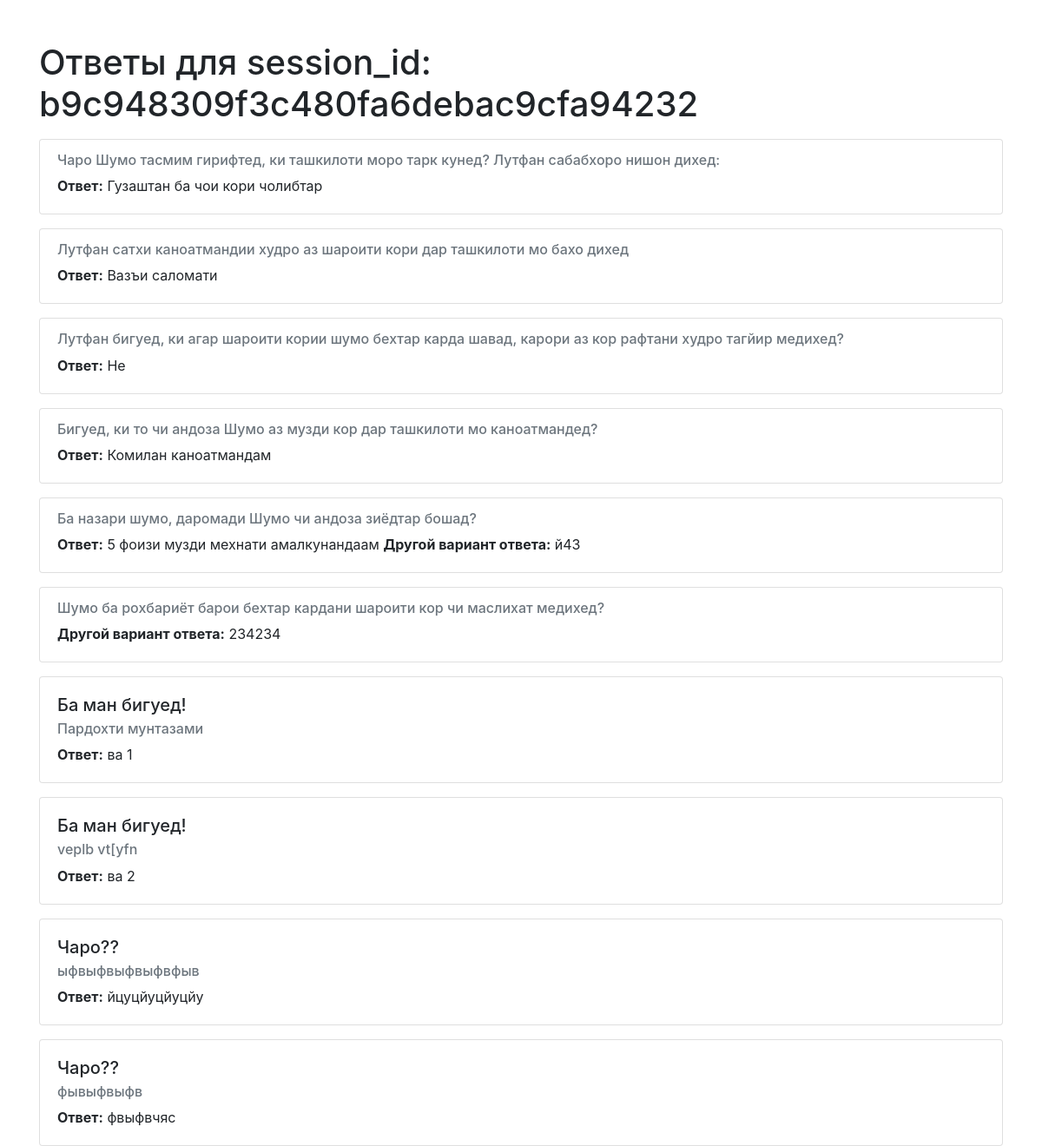
Screenshot of /responses/b9c948309f3c480fa6debac9cfa94232/ with the database file from the repository.
### pursishnoma/models.py (models this page shows, shortened)
class Response(models.Model):
    session_id = models.CharField(max_length=100)  # Идентификатор сессии
    question = models.ForeignKey(Question, on_delete=models.CASCADE)
    question_main = models.ForeignKey(MainQuestion, on_delete = models.CASCADE, blank = True, null = True)
    choice = models.ForeignKey(Choice, on_delete=models.CASCADE, null=True, blank=True)
    text_response = models.CharField(max_length=200, null=True, blank=True)
    cr_date = models.DateTimeField(auto_now=True)
    ip_address = models.CharField(max_length=15)

class Question(models.Model):
    question_text = models.CharField(max_length=200)
    requires_text_response = models.BooleanField(default=False,verbose_name="Добавить текст ввод к вопросу")
    only_text = models.BooleanField(default=False,verbose_name="Только текст")
    question_main = models.ForeignKey(MainQuestion, on_delete= models.CASCADE, null = True, blank = True)
    def __str__(self):
        return f"{self.question_text}"

class Choice(models.Model):
    question = models.ForeignKey(Question, on_delete=models.CASCADE)
    choice_text = models.CharField(max_length=200)
    def __str__(self):
        return f"{self.choice_text}"

class MainQuestion(models.Model):
    question_main = models.CharField(max_length=200, null = True, blank = True)
    def __str__(self):
        return f"{self.question_main}"

### pursishnoma/views.py (the view)
# urls.py: path('responses/<str:session_id>/', views.response_detail, name='response-detail'),
def response_detail(request, session_id):
    responses = Response.objects.filter(session_id=session_id)
    session_id = session_id
    context = {'responses': responses,'session_id': session_id}
    return render(request, 'response_detail.html', context)

### pursishnoma/templates/response_detail.html (shortened to what this page needs)
<!DOCTYPE html>
<html>
<head>
    <link rel="stylesheet" href="https://stackpath.bootstrapcdn.com/bootstrap/4.5.2/css/bootstrap.min.css">
</head>
<body>
    <div class="container">
        <h1 class="mt-5">Ответы для session_id: {{ session_id }}</h1>
        {% for response in responses %}
        <div class="card mt-3">
            <div class="card-body">
                {% if response.question_main %}
                <h5 class="card-title">{{ response.question_main }}</h5>
                {% endif %}
                {% if response.question %}
                <h6 class="card-subtitle mb-2 text-muted">{{ response.question }}</h6>
                {% endif %}
                <p class="card-text">
                    {% if response.choice %}
                    <strong>Ответ:</strong> {{ response.choice }}
                    {% endif %}
                    {% if response.text_response %}
                    <strong>Другой вариант ответа:</strong> {{ response.text_response }}
                    {% endif %}
                </p>
            </div>
        </div>
        {% endfor %}
    </div>
</body>
</html>

### rows the page displays
Response: question "Чаро Шумо тасмим гирифтед, ки ташкилоти моро тарк кунед? Лутфан сабабхоро нишон дихед:", choice "Гузаштан ба чои кори чолибтар"
Response: question "Лутфан сатхи каноатмандии худро аз шароити кори дар ташкилоти мо бахо дихед", choice "Вазъи саломати"
Response: question "Лутфан бигуед, ки агар шароити кории шумо бехтар карда шавад, карори аз кор рафтани худро тагйир медихед?", choice "Не"
Response: question "Бигуед, ки то чи андоза Шумо аз музди кор дар ташкилоти мо каноатмандед?", choice "Комилан каноатмандам"
Response: question "Ба назари шумо, даромади Шумо чи андоза зиёдтар бошад?", choice "5 фоизи музди мехнати амалкунандаам", text_response "й43"
Response: question "Шумо ба рохбариёт барои бехтар кардани шароити кор чи маслихат медихед?", text_response "234234"
Response: question_main "Ба ман бигуед!", question "Пардохти мунтазами", choice "ва 1"
Response: question_main "Ба ман бигуед!", question "veplb vt[yfn", choice "ва 2"
Response: question_main "Чаро??", question "ыфвыфвыфвыфвфыв", choice "йцуцйуцйуцйу"
Response: question_main "Чаро??", question "фывыфвыфв", choice "фвыфвчяс"

### other values shown
{{ session_id }} "b9c948309f3c480fa6debac9cfa94232"
